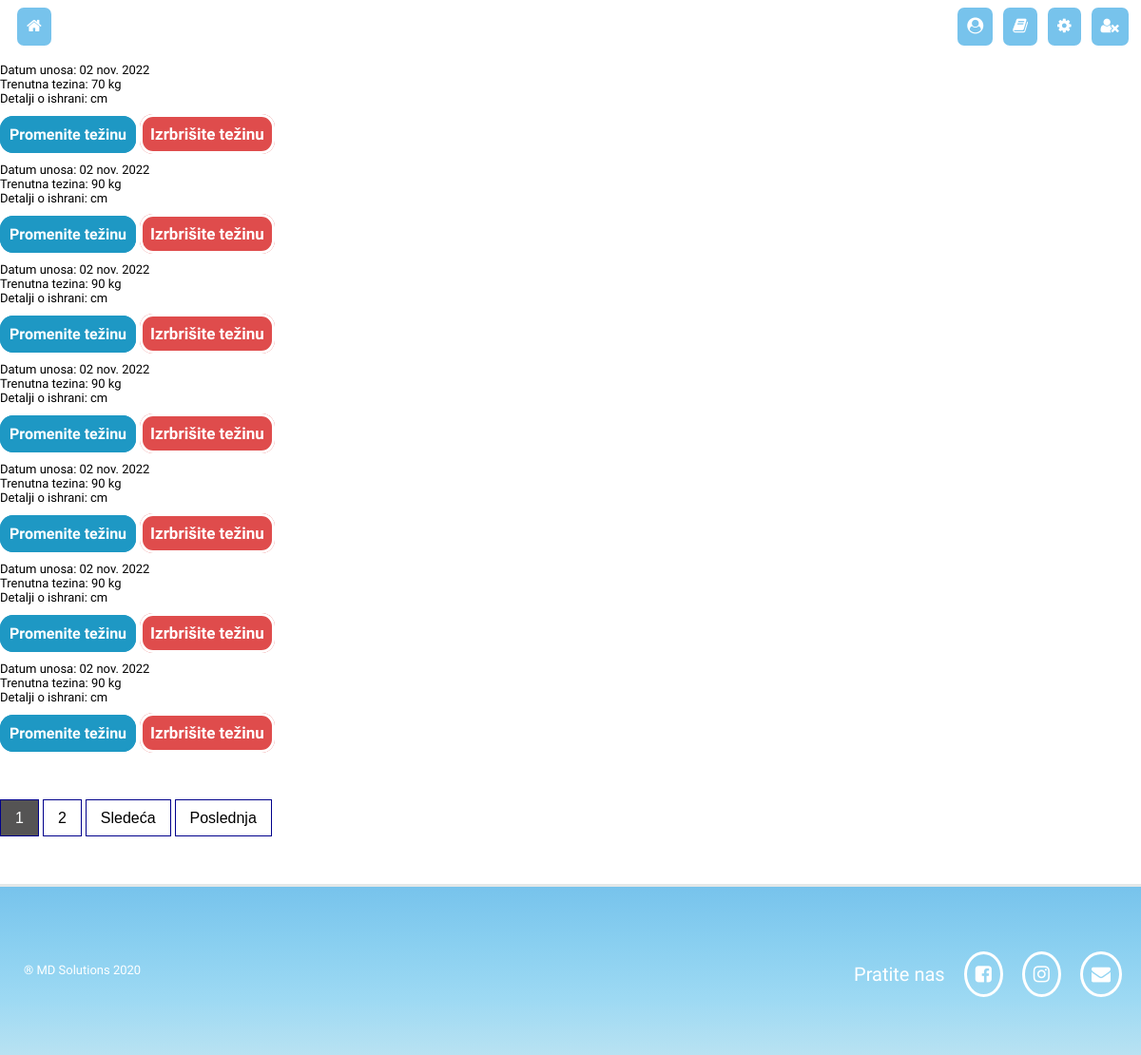
/overview/weightlist (signed in), run on the app's committed database.
### dijeta_je_meta/models.py (models this page shows, shortened)
class CurrentWeight(models.Model):
    owner = models.ForeignKey(User, on_delete=models.CASCADE,blank=True)
    date_added = models.DateTimeField(auto_now_add=True)
    trenutna_tezina = models.IntegerField(
              default=0,
        validators=[
            MaxValueValidator(400),
            MinValueValidator(45)
        ]
    )
    detalji = models.TextField(blank=True)
    class Meta:
       ordering = ['-date_added']

### dijeta_je_meta/views.py (the view)
# urls.py: path("overview/weightlist", views.ListCurrentWeight.as_view(), name="weightlist"),
class ListCurrentWeight(LoginRequiredMixin,ListView):
    model = CurrentWeight
    template_name = "dijeta_je_meta/weight_list.html"
    paginate_by = 7
    def get_context_data(self,*args, **kwargs):
        context = super(ListCurrentWeight, self).get_context_data(*args,**kwargs)
        return context
    def get_queryset(self): #sa ovim querijem cemo vratiti samo objekte koji pripadaju trenutnom useru
        return CurrentWeight.objects.filter(owner=self.request.user)

### dijeta_je_meta/templates/dijeta_je_meta/weight_list.html (shortened to what this page needs)
{% extends "dijeta_je_meta/base.html" %}
{% block content %}
{% for weight in currentweight_list %}
  <p>Datum unosa: {{weight.date_added|date:"d b Y"}}</p>
  <p>Trenutna tezina: {{weight.trenutna_tezina}} kg</p>
  <p>Detalji o ishrani: {{weight.detalji}} cm</p>
  <div class="button-div2">
  <a href="{% url 'update_weight' weight.id %}" class="button">Promenite težinu</a>
  <a href="{% url 'delete_weight' weight.id %}" class="delete-button">Izrbrišite težinu</a>
  </div>
  {% empty %}
    <a href="{% url 'currentweight' %}">Prvi unos</a>
{% endfor %}
<div class="pagination">
  {% if is_paginated %}
  {% for num in page_obj.paginator.page_range %}
    {% if page_obj.number == num %}
      <a class="active" href="?page={{ num }}">{{num}}</a>
     {% elif num > page_obj.number|add:'-3' and num < page_obj.number|add:'3' %}
       <a  href="?page={{ num }}">{{num}}</a>
    {% endif %}
  {% endfor %}
  {% if page_obj.has_next %}
     <a href="?page={{ page_obj.next_page_number }}">Sledeća</a>
     <a href="?page={{ page_obj.paginator.num_pages }}">Poslednja</a>
  {% endif %}
  {% endif %}
  </div>
{% endblock %}

### dijeta_je_meta/static/dijeta_je_meta/css/other.css (style rules this page uses)
html { font-family: 'Abril Fatface', cursive; font-family: 'Koulen', cursive; font-family: 'Life Savers', cursive; font-family: 'Merriweather', serif; font-family: 'Philosopher', sans-serif; font-family: 'Radio Canada', sans-serif; scroll-behavior: smooth; }
* { box-sizing: border-box; padding: 0; margin: 0; }
p { font-size: 25px; }
.button-div2 { margin-top: 20px; margin-bottom: 20px; }
.button { padding: 7px; background-color: rgb(30, 152, 196); color: white; border-style: solid; border-radius: 14px; border-color: rgb(30, 152, 196); font-weight: 1000; text-decoration: none; }
.delete-button { padding: 8px; background-color: rgb(223, 76, 76); color: white; font-size: 17px; border-style: solid; border-radius: 14px; background-color: rgb(223, 76, 76); font-weight: 1000; margin-right: 4px; text-decoration: none; }
.pagination a.active { background-color: rgb(85, 84, 84); color: white; text-decoration: none; }
.pagination a { border: 1px solid darkblue; padding: 10px; padding-left: 15px; padding-right: 15px; text-decoration: none; color: black; font-family:'Gill Sans', 'Gill Sans MT', Calibri, 'Trebuchet MS', sans-serif }
.pagination { margin-top: 70px; margin-bottom: 60px; }
@media all and (min-width: 1025px) and (max-width: 1200px) { p { font-size: 13px; } }

### data on the page
CurrentWeight: date_added "02 nov. 2022", trenutna_tezina "70"
CurrentWeight: date_added "02 nov. 2022", trenutna_tezina "90"
CurrentWeight: date_added "02 nov. 2022", trenutna_tezina "90"
CurrentWeight: date_added "02 nov. 2022", trenutna_tezina "90"
CurrentWeight: date_added "02 nov. 2022", trenutna_tezina "90"
CurrentWeight: date_added "02 nov. 2022", trenutna_tezina "90"
CurrentWeight: date_added "02 nov. 2022", trenutna_tezina "90"

### other printed values
{{ num }} "1"
{{ num }} "2"
